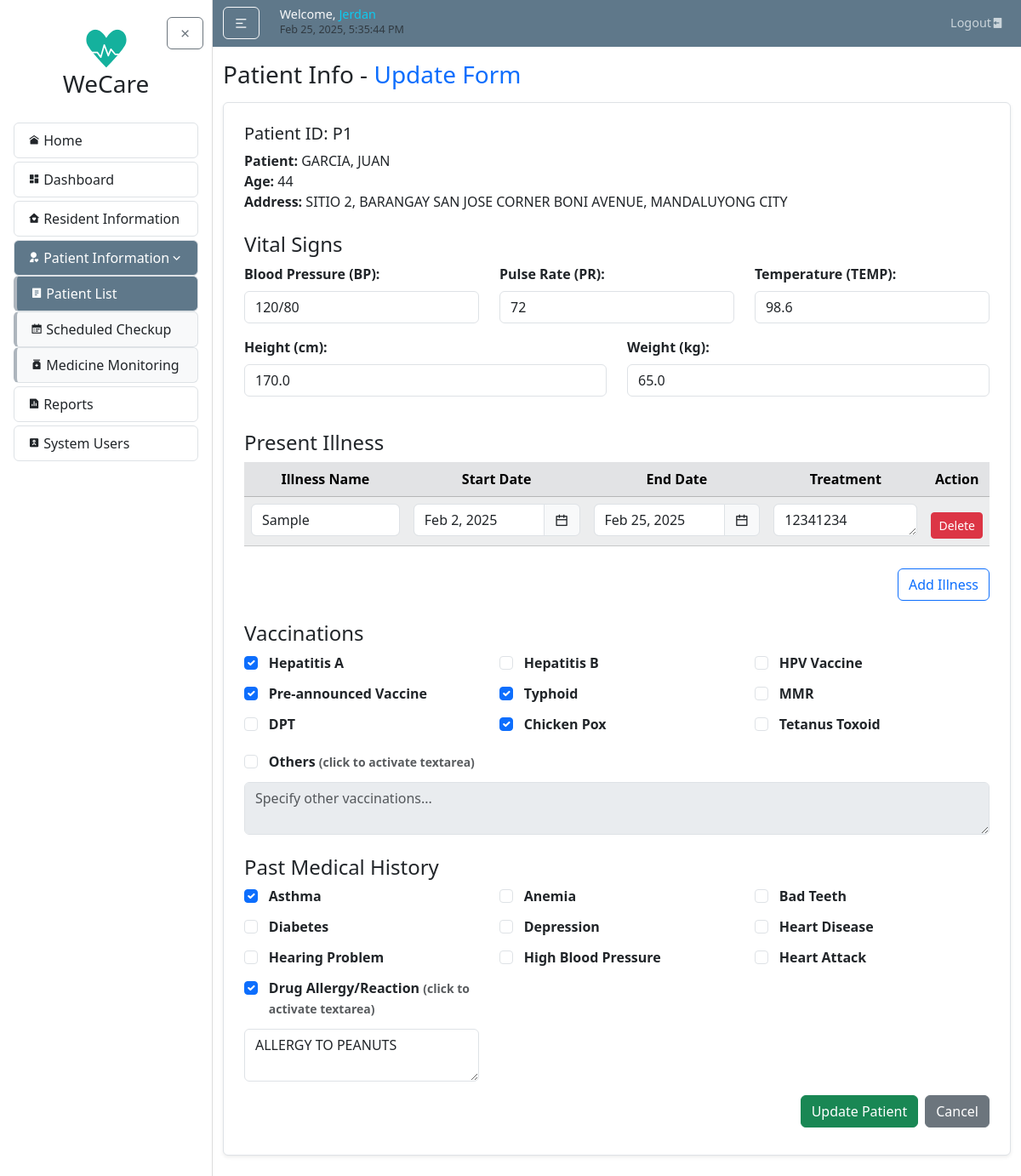
Page /patients/update/P1/ (signed in) on the earlier database version.
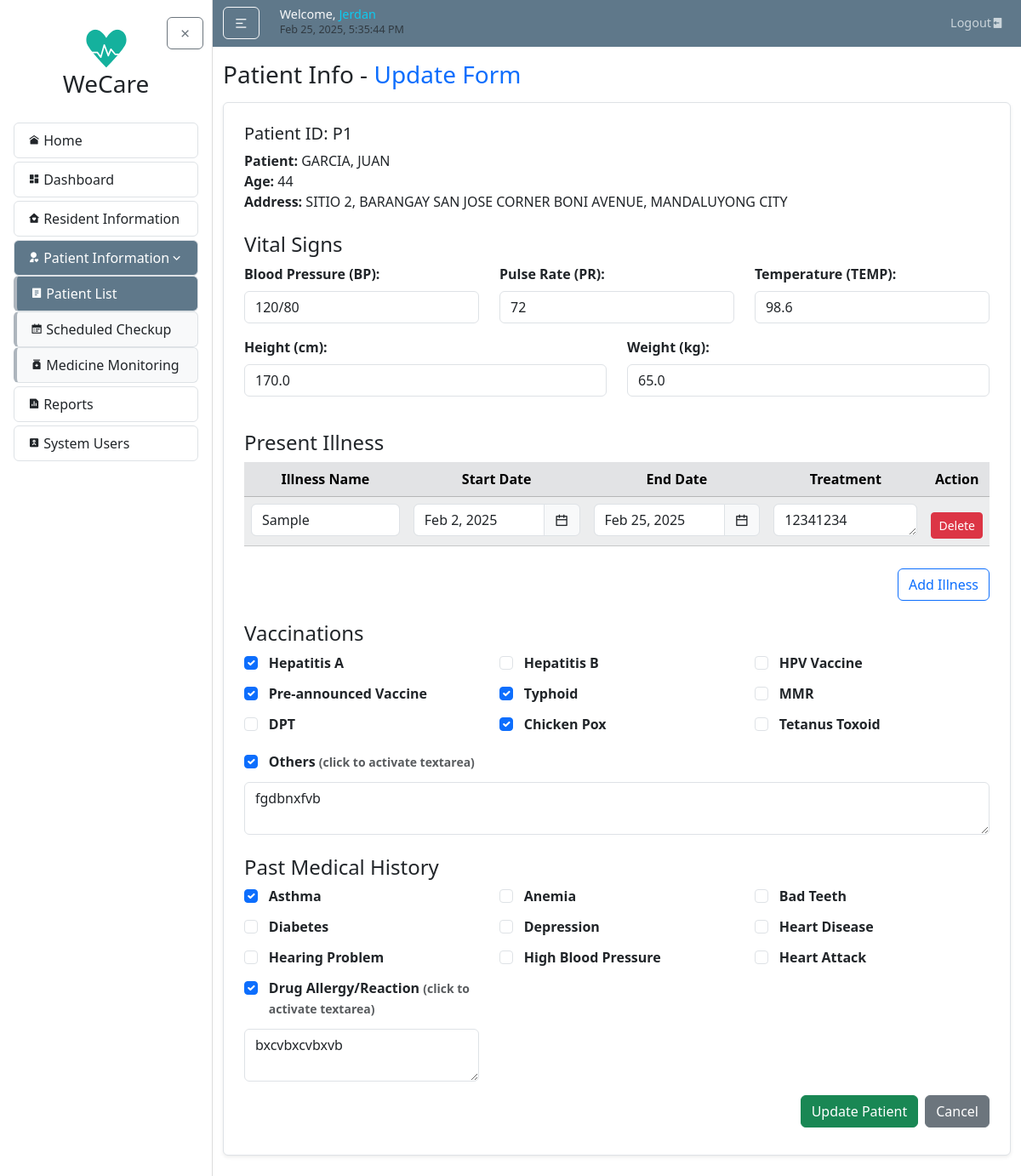
Same page on the later database version.
### patientInfo/models.py (models this page shows, shortened)
class PresentIllness(models.Model):
    patient = models.ForeignKey(Patient, on_delete=models.CASCADE, related_name="present_illnesses")
    illness_name = models.CharField(max_length=100)
    start_date = models.DateField()
    end_date = models.DateField(null=True, blank=True)
    treatment = models.TextField(null=True, blank=True)

class Vaccination(models.Model):
    patient = models.OneToOneField(Patient, on_delete=models.CASCADE, related_name="vaccinations")
    hepatitis_a = models.BooleanField(default=False)
    hepatitis_b = models.BooleanField(default=False)
    hpv_vaccine = models.BooleanField(default=False)
    pre_announced_vaccine = models.BooleanField(default=False)
    typhoid = models.BooleanField(default=False)
    mmr = models.BooleanField(default=False)
    dpt = models.BooleanField(default=False)
    chicken_pox = models.BooleanField(default=False)
    tetanus_toxoid = models.BooleanField(default=False)
    others = models.TextField(null=True, blank=True)

class PastMedicalHistory(models.Model):
    patient = models.OneToOneField(Patient, on_delete=models.CASCADE, related_name="past_medical_history")
    asthma = models.BooleanField(default=False)
    anemia = models.BooleanField(default=False)
    bad_teeth = models.BooleanField(default=False)
    diabetes = models.BooleanField(default=False)
    depression = models.BooleanField(default=False)
    heart_disease = models.BooleanField(default=False)
    hearing_problem = models.BooleanField(default=False)
    high_blood_pressure = models.BooleanField(default=False)
    heart_attack = models.BooleanField(default=False)
    drug_allergy = models.BooleanField(default=False)
    allergy_details = models.TextField(null=True, blank=True)

### patientInfo/views.py (the view, shortened to what this page needs)
# urls.py: path('update/<str:pk>/', views.patient_update, name='patient-update'),
@login_required
def patient_update(request, pk):
    patient = get_object_or_404(Patient, patientID=pk)
    try:
        vital_signs = patient.vital_signs
    except VitalSigns.DoesNotExist:
        vital_signs = None
    vaccination = getattr(patient, 'vaccinations', None)
    past_medical_history = getattr(patient, 'past_medical_history', None)
    return render(request, "patientInfo/patient_update.html", {
        "patient": patient,
        "vital_signs": vital_signs,
        "present_illnesses": patient.present_illnesses.all(),
        "vaccination": vaccination,
        "past_medical_history": past_medical_history,
    })

### patientInfo/templates/patientInfo/patient_update.html (shortened to what the changed rows need)
{% extends "home/layout.html" %}
{% load crispy_forms_tags %}
{% load static %}
{% block style %}
  <link rel="stylesheet" href="{% static 'residentInfo/main.css' %}">
{% endblock style %}
{% block body %}
<article class="content-section border rounded shadow-sm p-4">
  <form method="POST" action="{% url 'patient-update' patient.patientID %}">
    <div class="table-responsive">
      <table id="illnessTable" class="table table-light table-striped text-center">
        <thead class="table-secondary">
          <tr>
            <th>Illness Name</th>
            <th>Start Date</th>
            <th>End Date</th>
            <th>Treatment</th>
            <th>Action</th>
          </tr>
        </thead>
        <tbody>
          {% if present_illnesses %}
            {% for illness in present_illnesses %}
              <tr>
                <td>
                  <input type="text" name="present_illness[{{ forloop.counter0 }}][illness_name]" class="form-control" value="{{ illness.illness_name }}" required>
                </td>
                <td>
                  <div class="input-group">
                    <input type="text" name="present_illness[{{ forloop.counter0 }}][start_date]" class="form-control flatpickr" value="{{ illness.start_date|date:'M j, Y' }}" required>
                    <span class="input-group-text"><i class="ri-calendar-line"></i></span>
                  </div>
                </td>
                <td>
                  <div class="input-group">
                    <input type="text" name="present_illness[{{ forloop.counter0 }}][end_date]" class="form-control flatpickr" value="{{ illness.end_date|date:'M j, Y' }}">
                    <span class="input-group-text"><i class="ri-calendar-line"></i></span>
                  </div>
                </td>
                <td>
                  <textarea name="present_illness[{{ forloop.counter0 }}][treatment]" class="form-control" rows="1" placeholder="Treatment details">{{ illness.treatment }}</textarea>
                </td>
                <td>
                  <button type="button" class="btn btn-danger btn-sm delete-illness-row">Delete</button>
                </td>
              </tr>
            {% endfor %}
          {% endif %}
        </tbody>
      </table>
    </div>
    <div class="checkbox-group row">
      <div class="col-md-4">
        <div class="form-check">
          <input class="form-check-input cursor" type="checkbox" name="vaccinations[hepatitis_a]" id="hepatitis_a" {% if vaccination and vaccination.hepatitis_a %}checked{% endif %}>
          <label class="form-check-label cursor" for="hepatitis_a">Hepatitis A</label>
        </div>
      </div>
      <div class="col-md-4">
        <div class="form-check">
          <input class="form-check-input cursor" type="checkbox" name="vaccinations[hepatitis_b]" id="hepatitis_b" {% if vaccination and vaccination.hepatitis_b %}checked{% endif %}>
          <label class="form-check-label cursor" for="hepatitis_b">Hepatitis B</label>
        </div>
      </div>
      <div class="col-md-4">
        <div class="form-check">
          <input class="form-check-input cursor" type="checkbox" name="vaccinations[hpv_vaccine]" id="hpv_vaccine" {% if vaccination and vaccination.hpv_vaccine %}checked{% endif %}>
          <label class="form-check-label cursor" for="hpv_vaccine">HPV Vaccine</label>
        </div>
      </div>
      <div class="col-md-4">
        <div class="form-check">
          <input class="form-check-input cursor" type="checkbox" name="vaccinations[pre_announced_vaccine]" id="pre_announced_vaccine" {% if vaccination and vaccination.pre_announced_vaccine %}checked{% endif %}>
          <label class="form-check-label cursor" for="pre_announced_vaccine">Pre-announced Vaccine</label>
        </div>
      </div>
      <div class="col-md-4">
        <div class="form-check">
          <input class="form-check-input cursor" type="checkbox" name="vaccinations[typhoid]" id="typhoid" {% if vaccination and vaccination.typhoid %}checked{% endif %}>
          <label class="form-check-label cursor" for="typhoid">Typhoid</label>
        </div>
      </div>
      <div class="col-md-4">
        <div class="form-check">
          <input class="form-check-input cursor" type="checkbox" name="vaccinations[mmr]" id="mmr" {% if vaccination and vaccination.mmr %}checked{% endif %}>
          <label class="form-check-label cursor" for="mmr">MMR</label>
        </div>
      </div>
      <div class="col-md-4">
        <div class="form-check">
          <input class="form-check-input cursor" type="checkbox" name="vaccinations[dpt]" id="dpt" {% if vaccination and vaccination.dpt %}checked{% endif %}>
          <label class="form-check-label cursor" for="dpt">DPT</label>
        </div>
      </div>
      <div class="col-md-4">
        <div class="form-check">
          <input class="form-check-input cursor" type="checkbox" name="vaccinations[chicken_pox]" id="chicken_pox" {% if vaccination and vaccination.chicken_pox %}checked{% endif %}>
          <label class="form-check-label cursor" for="chicken_pox">Chicken Pox</label>
        </div>
      </div>
      <div class="col-md-4">
        <div class="form-check">
          <input class="form-check-input cursor" type="checkbox" name="vaccinations[tetanus_toxoid]" id="tetanus_toxoid" {% if vaccination and vaccination.tetanus_toxoid %}checked{% endif %}>
          <label class="form-check-label cursor" for="tetanus_toxoid">Tetanus Toxoid</label>
        </div>
      </div>
      <div class="col-md-12 mt-2">
        <div class="form-check">
          <input class="form-check-input cursor" type="checkbox" name="vaccinations[others]" id="vaccination_others" onchange="document.getElementById('vaccination_others_text').disabled = !this.checked;" {% if vaccination and vaccination.others %}checked{% endif %}>
          <label class="form-check-label cursor" for="vaccination_others">Others <small class="text-muted">(click to activate textarea)</small></label>
        </div>
        <textarea name="vaccinations[others_text]" id="vaccination_others_text" class="form-control mt-1" placeholder="Specify other vaccinations..." {% if not vaccination or not vaccination.others %}disabled{% endif %}>{{ vaccination.others|default_if_none:'' }}</textarea>
      </div>
    </div>
    <div class="checkbox-group row">
      <div class="col-md-4">
        <div class="form-check">
          <input class="form-check-input cursor" type="checkbox" name="past_history[asthma]" id="asthma" {% if past_medical_history and past_medical_history.asthma %}checked{% endif %}>
          <label class="form-check-label cursor" for="asthma">Asthma</label>
        </div>
      </div>
      <div class="col-md-4">
        <div class="form-check">
          <input class="form-check-input cursor" type="checkbox" name="past_history[anemia]" id="anemia" {% if past_medical_history and past_medical_history.anemia %}checked{% endif %}>
          <label class="form-check-label cursor" for="anemia">Anemia</label>
        </div>
      </div>
      <div class="col-md-4">
        <div class="form-check">
          <input class="form-check-input cursor" type="checkbox" name="past_history[bad_teeth]" id="bad_teeth" {% if past_medical_history and past_medical_history.bad_teeth %}checked{% endif %}>
          <label class="form-check-label cursor" for="bad_teeth">Bad Teeth</label>
        </div>
      </div>
      <div class="col-md-4">
        <div class="form-check">
          <input class="form-check-input cursor" type="checkbox" name="past_history[diabetes]" id="diabetes" {% if past_medical_history and past_medical_history.diabetes %}checked{% endif %}>
          <label class="form-check-label cursor" for="diabetes">Diabetes</label>
        </div>
      </div>
      <div class="col-md-4">
        <div class="form-check">
          <input class="form-check-input cursor" type="checkbox" name="past_history[depression]" id="depression" {% if past_medical_history and past_medical_history.depression %}checked{% endif %}>
          <label class="form-check-label cursor" for="depression">Depression</label>
        </div>
      </div>
      <div class="col-md-4">
        <div class="form-check">
          <input class="form-check-input cursor" type="checkbox" name="past_history[heart_disease]" id="heart_disease" {% if past_medical_history and past_medical_history.heart_disease %}checked{% endif %}>
          <label class="form-check-label cursor" for="heart_disease">Heart Disease</label>
        </div>
      </div>
      <div class="col-md-4">
        <div class="form-check">
          <input class="form-check-input cursor" type="checkbox" name="past_history[hearing_problem]" id="hearing_problem" {% if past_medical_history and past_medical_history.hearing_problem %}checked{% endif %}>
          <label class="form-check-label cursor" for="hearing_problem">Hearing Problem</label>
        </div>
      </div>
      <div class="col-md-4">
        <div class="form-check">
          <input class="form-check-input cursor" type="checkbox" name="past_history[high_blood_pressure]" id="high_blood_pressure" {% if past_medical_history and past_medical_history.high_blood_pressure %}checked{% endif %}>
          <label class="form-check-label cursor" for="high_blood_pressure">High Blood Pressure</label>
        </div>
      </div>
      <div class="col-md-4">
        <div class="form-check">
          <input class="form-check-input cursor" type="checkbox" name="past_history[heart_attack]" id="heart_attack" {% if past_medical_history and past_medical_history.heart_attack %}checked{% endif %}>
          <label class="form-check-label cursor" for="heart_attack">Heart Attack</label>
        </div>
      </div>
      <div class="col-md-4">
        <div class="form-check">
          <input class="form-check-input cursor" type="checkbox" name="past_history[drug_allergy]" id="drug_allergy" {% if past_medical_history and past_medical_history.drug_allergy %}checked{% endif %} onchange="document.getElementById('allergy_details').disabled = !this.checked;">
          <label class="form-check-label cursor" for="drug_allergy">Drug Allergy/Reaction <small class="text-muted">(click to activate textarea)</small></label>
        </div>
        <textarea name="past_history[allergy_details]" id="allergy_details" class="form-control mt-1" placeholder="List any allergies or reactions..." >{{ past_medical_history.allergy_details|default_if_none:'' }}</textarea>
      </div>
    </div>
  </form>
</article>
{% endblock body %}

Differences in the rows shown:
changed Vaccination: others "☐" → "☑"; others (not shown) → "fgdbnxfvb"
changed PastMedicalHistory: drug_allergy+allergy_details "ALLERGY TO PEANUTS" → "bxcvbxcvbxvb"
